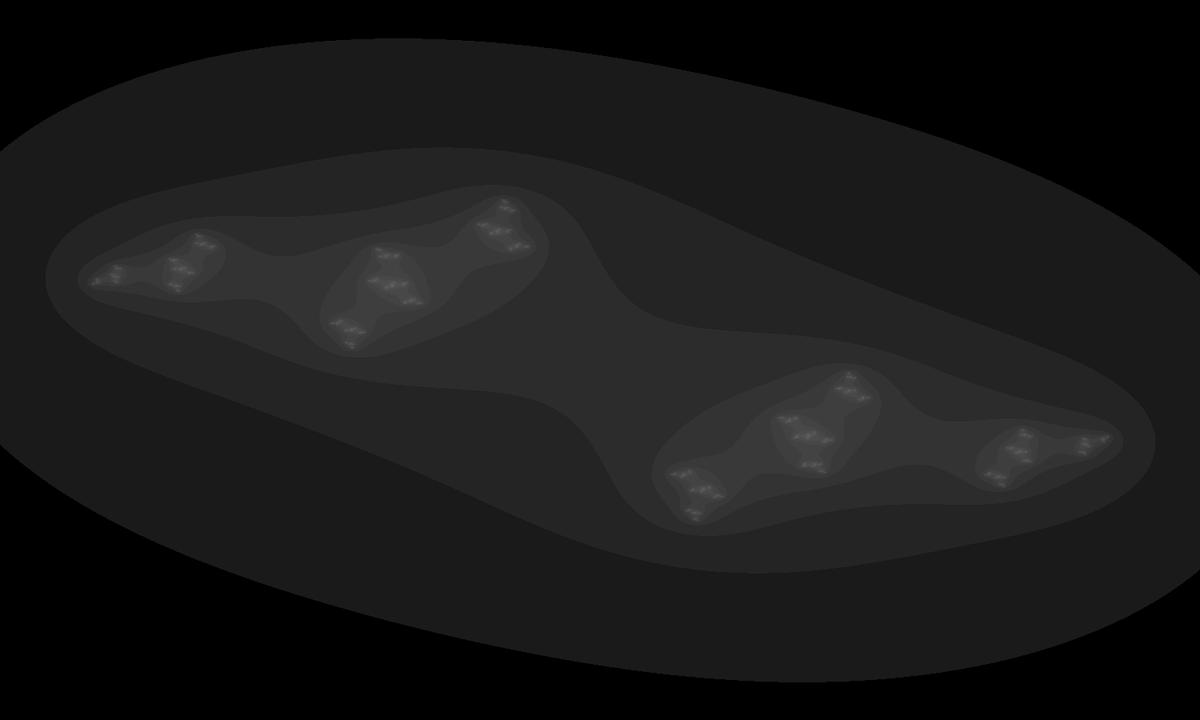
Frame 1 (no input)
Frame 60 (no input): identical to frame 1, image omitted
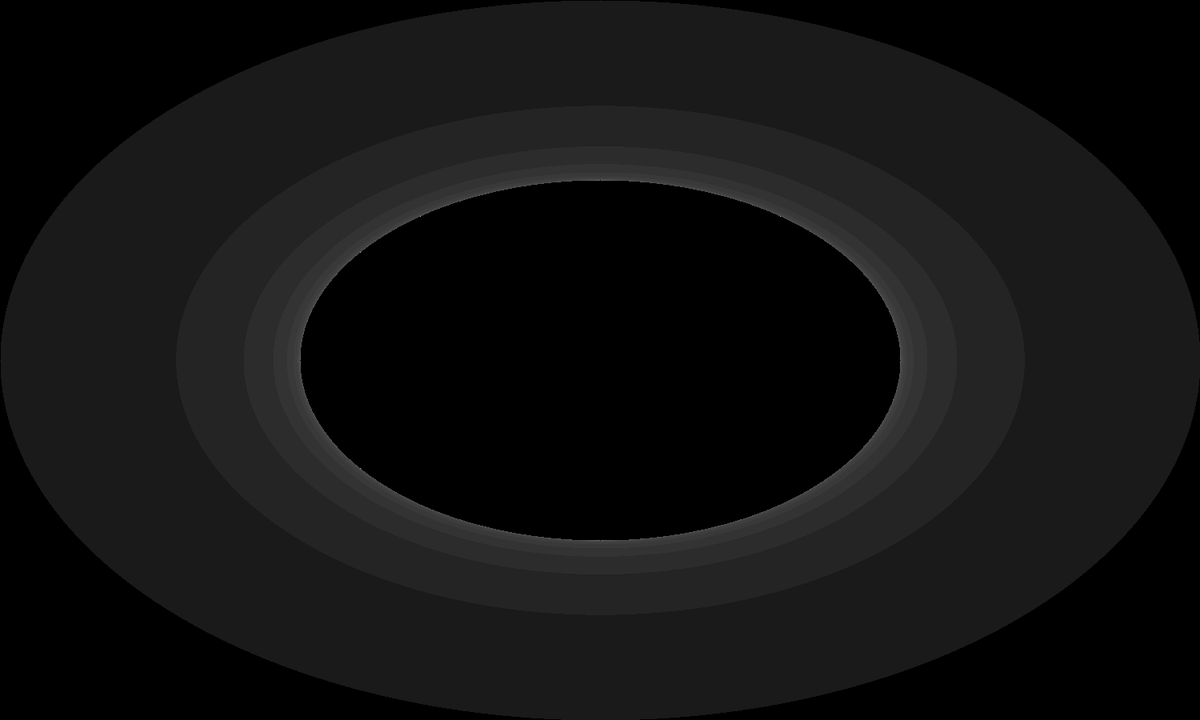
Frame 120 (the mouse pressed at the canvas centre since frame 60)

The p5.js sketch that drew these frames (run headless with seeded random() and noise() and a simulated clock; from frame 60 on, the mouse is pressed at the canvas centre):

// p5.js sketch
// ── sketch.js
// let b;
let cX = 0,
    cY = 0;

function keyPressed() {
    if (keyCode === UP_ARROW) {
        cX += 0.1;
        console.log('fhfkuasfhak');
    }
}

function setup() {
    createCanvas(1500, 900);
    // b = new Box();
    // background(220);
    pixelDensity(1);

}

function draw() {

    // b.update();
    // b.show();
    colorMode(HSB);
    loadPixels();

    for (var i = 0; i < width; i++) {
        for (var j = 0; j < height; j++) {
            count = 0;
            var x = map(i, 0, width, -2, 2);
            var y = map(j, 0, height, -2, 2);

            cX = map(mouseX, 0, width, -1, 1);
            cY = map(mouseY, 0, height, -1, 1);
            while (count < 100) {
                var newX = x * x - y * y;
                var newY = 2 * x * y;

                x = newX + cX;
                y = newY + cY;

                if (abs(x * x + y * y) > 16) {
                    break;
                }
                count++;
            }
            var b = map(count, 0, 100, 0, 1);
            b = map(sqrt(b), 0, 1, 0, 255);
            if (count == 100) {
                b = 0;
            }

            var pix = (i + j * width) * 4;
            pixels[pix + 0] = b;
            pixels[pix + 1] = b;
            pixels[pix + 2] = b;
            pixels[pix + 3] = 255;
        }
    }
    updatePixels();
}
